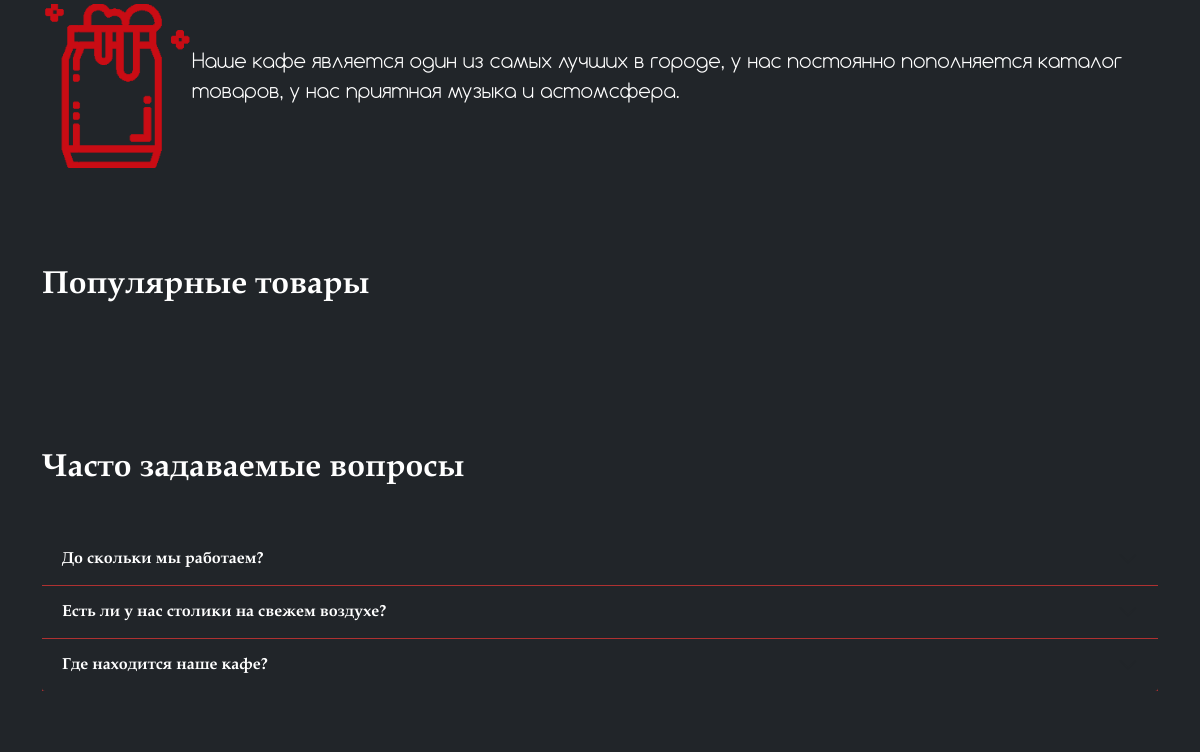
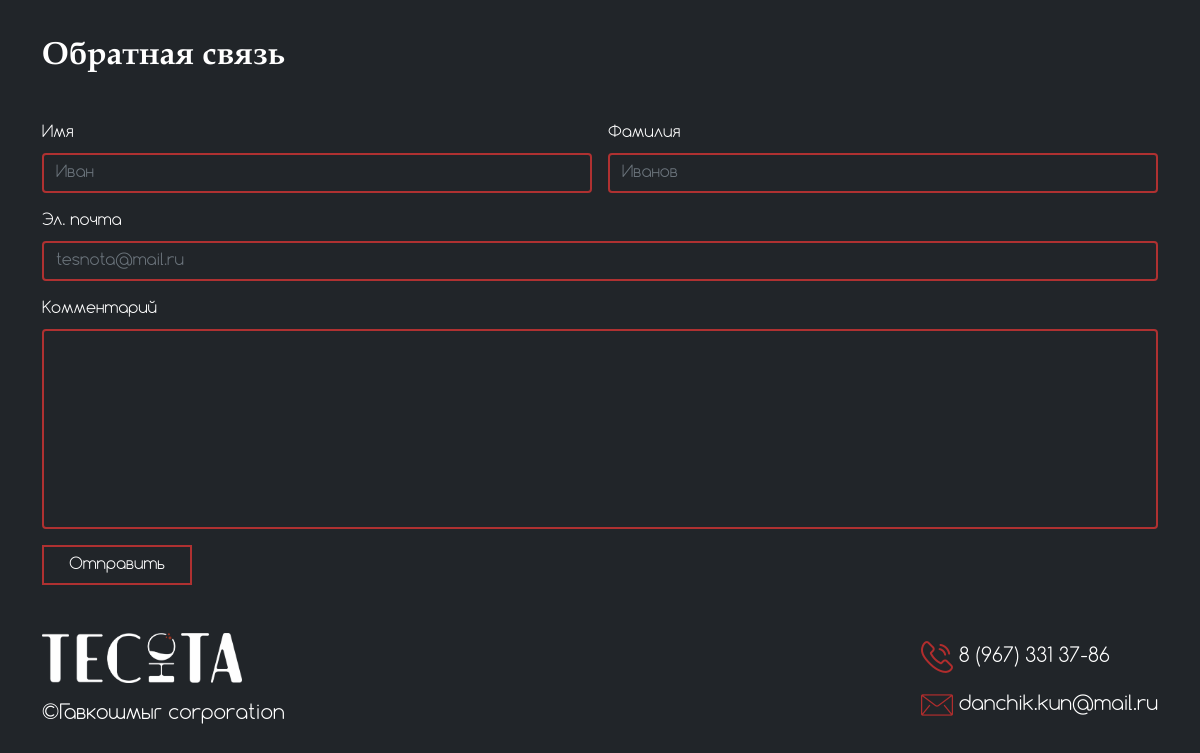
The page /output/index.php (lower part) on the database as committed earlier (2 pictures, top to bottom).
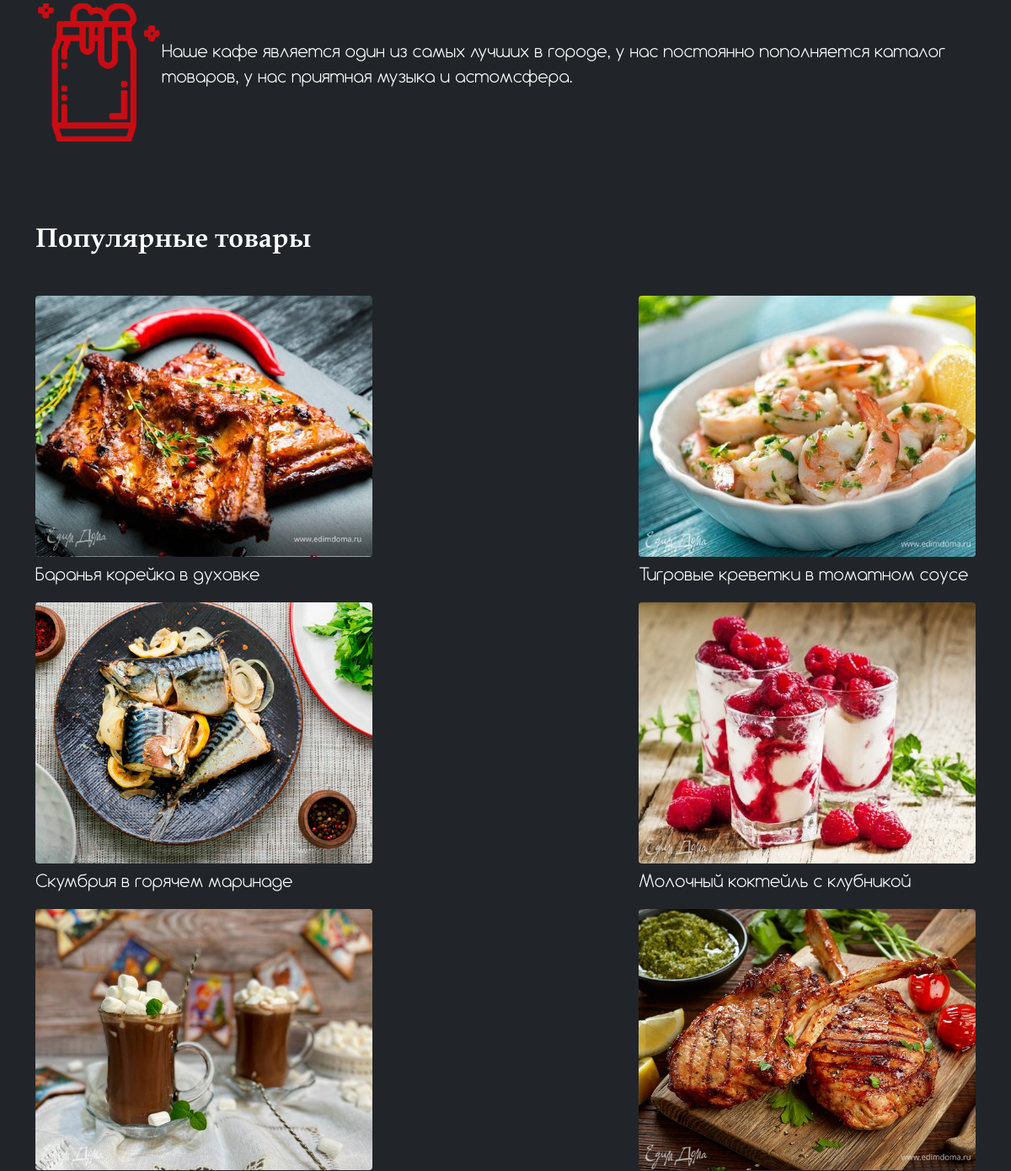
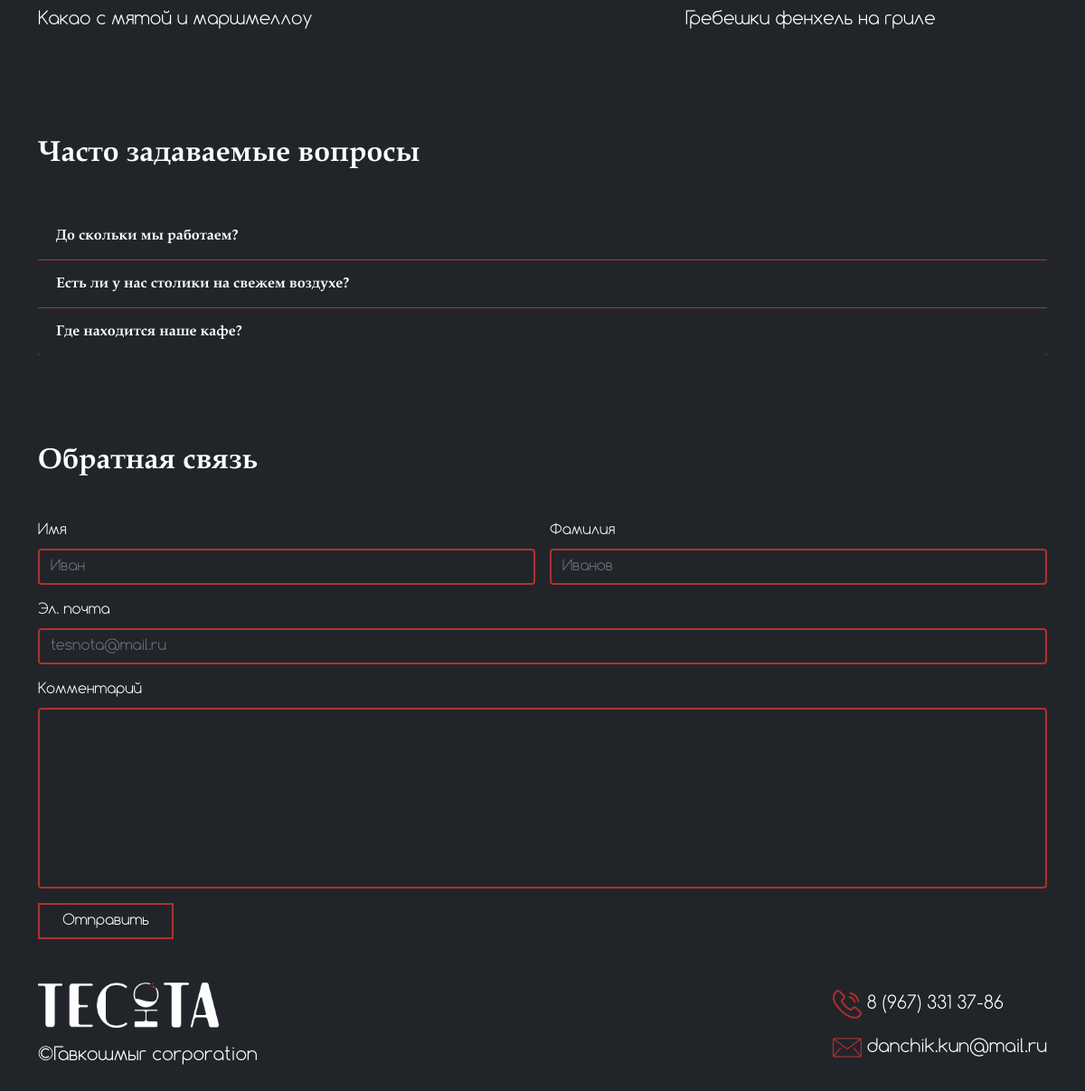
The same page on the database as committed later (2 pictures, top to bottom).
### tables this page shows
CREATE TABLE `menu` (
  `id` int NOT NULL,
  `name` varchar(50) DEFAULT NULL,
  `img` varchar(500) DEFAULT NULL,
  `discription` varchar(500) DEFAULT NULL,
  `price` int DEFAULT NULL,
  `type` varchar(100) DEFAULT NULL
);

### output/index.php (the view, shortened to what this page needs)
<!DOCTYPE html>
<html lang="ru">
<head>
  <link href="https://cdn.jsdelivr.net/npm/bootstrap@5.0.2/dist/css/bootstrap.min.css" rel="stylesheet">
  <link rel="stylesheet" href="../css/style.css">
</head>
<body class="bg-dark" id="body">
      <section class="about_company">
        <div class="container">
          <div class="d-flex" style="align-items: center; justify-content: space-evenly;">
            <img src="../images/image 11.png" alt="" width="150px" class="img-fluid">
            <p class="lead">Наше кафе является один из самых лучших в городе, у нас постоянно пополняется каталог товаров, у нас приятная музыка и астомсфера.</p>
          </div>
        </div>
      </section>
      <section class="popular">
        <div class="container">
          <h2>Популярные товары</h2>
          <div class="d-flex pop-flex">
            <?
              require '../functions/connect.php';
              $sql = $connect->query("SELECT * FROM `menu` ORDER BY id LIMIT 6");
              while($row = $sql->fetch(PDO::FETCH_ASSOC)){
                ?>
                  <figure class="figure">
                    <a href="/output/full_discription_food.php?id=<?=$row['id']?>"><img src="<?='/'.$row['img']?>" style="width: 400px; height: 310px;" class="figure-img img-fluid rounded" alt="..."></a>
                    <figcaption class="figure-caption"><?=$row['name']?></figcaption>
                  </figure>
                <?
              }
            ?>
          </div>
        </div>
      </section>
      <section class="qwestions">
        <div class="container">
          <h2>Часто задаваемые вопросы</h2>
          <div class="accordion accordion-flush" id="accordionFlushExample">
            <div class="accordion-item">
              <h2 class="accordion-header" id="flush-headingOne">
                <button class="accordion-button collapsed" type="button" data-bs-toggle="collapse" data-bs-target="#flush-collapseOne" aria-expanded="false" aria-controls="flush-collapseOne">
                  До скольки мы работаем?
                </button>
              </h2>
            </div>
            <div class="accordion-item">
              <h2 class="accordion-header" id="flush-headingTwo">
                <button class="accordion-button collapsed" type="button" data-bs-toggle="collapse" data-bs-target="#flush-collapseTwo" aria-expanded="false" aria-controls="flush-collapseTwo">
                  Есть ли у нас столики на свежем воздухе?
                </button>
              </h2>
            </div>
            <div class="accordion-item">
              <h2 class="accordion-header" id="flush-headingThree">
                <button class="accordion-button collapsed" type="button" data-bs-toggle="collapse" data-bs-target="#flush-collapseThree" aria-expanded="false" aria-controls="flush-collapseThree">
                  Где находится наше кафе?
                </button>
              </h2>
            </div>
          </div>
        </div>
      </section>
      <section class="feedback">
        <div class="container">
          <h2>Обратная связь</h2>
          <form class="row g-3" method="POST" action="../functions/feedback.php">
          <div class="col-md-6">
            <label for="inputEmail4" class="form-label">Имя</label>
            <input type="text" name="name" class="form-control" id="inputEmail4" placeholder="Иван">
          </div>
          <div class="col-md-6">
            <label for="inputPassword4" class="form-label">Фамилия</label>
            <input type="text" name="surname" class="form-control" id="inputPassword4" placeholder="Иванов">
          </div>
          <div class="col-12">
            <label for="inputAddress" class="form-label">Эл. почта</label>
            <input type="email" name="email" class="form-control" id="inputAddress" placeholder="tesnota@mail.ru">
          </div>
          <div class="col-12">
            <label for="inputAddress2" class="form-label">Комментарий</label>
            <textarea type="text" name="comment" class="form-control" style="height: 200px;" id="inputAddress2"></textarea>
          </div>
          <div class="col-12">
            <button type="submit" style="width: 150px" class="btn ">Отправить</button>
          </div>
        </form>
      </section>
    <?require'./details/footer.php'?>
  </body>
</html>

### output/details/footer.php
<footer id="fo">
    <nav class="navbar footer_navbar navbar-light bg-dark">
        <div class="container">
            <li>
                <a class="navbar-brand" href="#"><img style="margin-bottom: 16px;" src="../images/logo.png" width="200px" alt=""></a>
                <p class="lead">©Гавкошмыг corporation</p>
            </li>
            <li>
                <p class="lead"><img src="../images/-.png" alt=""> 8 (967) 331 37-86</p>
                <p class="lead"><img src="../images/mail.png" alt="">  danchik.kun@mail.ru</p>
            </li>
        </div>
    </nav>
</footer>

### css/style.css (style rules this page uses)
* { list-style-type: none; margin: 0; padding: 0; font-family: 'Comfortaa'; }
.btn { background-color: transparent; border: #AF3131 2px solid; border-radius: 0; color: white; }
.form-control { background-color: transparent; color: white; border: #AF3131 2px solid; }
p { color: white; }
h2 { color: white; margin-top: 8vw; margin-bottom: 4vw; font-family: 'Book Antiqua Bold'; }
.figure-caption { font-size: 20px; color: white; }
.pop-flex { flex-wrap: wrap; justify-content: space-between; align-items: center; }
.accordion-header { margin: 0; }
.accordion-button { background-color: #212529; color: white; box-shadow: none; }
.accordion-item { border-color: #AF3131; background-color: #AF3131; }
textarea { resize: none; }
form { color: white; }
.footer_navbar { margin-top: 5vh; }

Rows that differ between the two databases and show on the page:
added menu: img (picture), name "Баранья корейка в духовке"
added menu: img (picture), name "Тигровые креветки в томатном соусе"
added menu: img (picture), name "Скумбрия в горячем маринаде"
added menu: img (picture), name "Молочный коктейль с клубникой"
added menu: img (picture), name "Какао с мятой и маршмеллоу"
added menu: img (picture), name "Гребешки фенхель на гриле"
